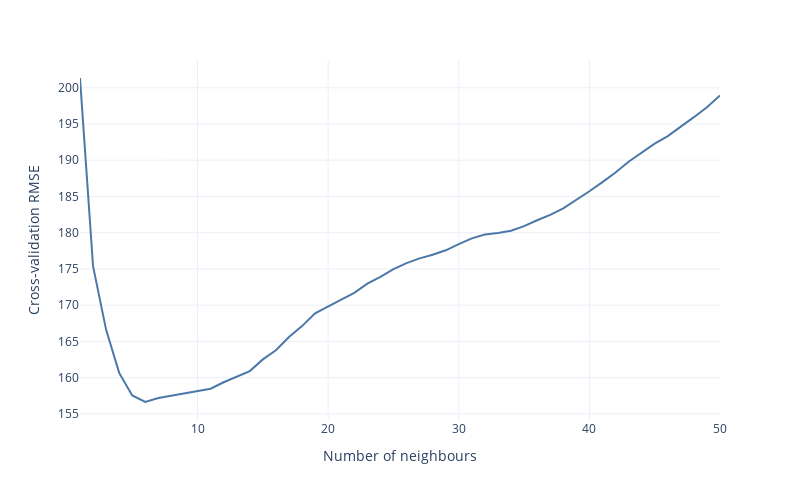

The code cell stored with this chart in its notebook:
### Markdown cell above
#### 2.2.2 Plotting the cross-validation error (Repeated K-Fold CV error)

This next cell will be slower to run.

### Code cell
# Compute the CV error for k=1 to k=50
ks=np.arange(1, 51)
cv_errors = []
for k in ks: 
    model = KNeighborsRegressor(n_neighbors= k, metric='mahalanobis', metric_params={'V': X_train.cov()}) 
    scores = cross_val_score(model, X_train, y_train, cv=rkf, scoring = 'neg_mean_squared_error')
    rmse = np.sqrt(-1*np.mean(scores))
    cv_errors.append(rmse)

# Make figure 
fig = px.line(x=ks, y=cv_errors, 
              labels={'x': 'k', 'y': 'RMSE'}, 
              template='plotly_white',
              color_discrete_sequence=px.colors.qualitative.T10)

fig.update_layout(xaxis_title='Number of neighbours', yaxis_title='Cross-validation RMSE', )
fig.update_layout(width=800, height=500)
fig.show()

### Figure 1 — Plotly figure (JSON) as saved in the notebook; plotly's stock layout.template omitted (floating-point values rounded to 4 significant figures)
{"data": [{"hovertemplate": "k=%{x}<br>RMSE=%{y}<extra></extra>", "legendgroup": "", "line": {"color": "#4C78A8", "dash": "solid"}, "mode": "lines", "name": "", "orientation": "v", "showlegend": false, "type": "scatter", "x": [1, 2, 3, 4, 5, 6, 7, 8, 9, 10, 11, 12, 13, 14, 15, 16, 17, 18, 19, 20, 21, 22, 23, 24, 25, 26, 27, 28, 29, 30, 31, 32, 33, 34, 35, 36, 37, 38, 39, 40, 41, 42, 43, 44, 45, 46, 47, 48, 49, 50], "xaxis": "x", "y": [201.4, 175.4, 166.6, 160.6, 157.5, 156.6, 157.2, 157.5, 157.8, 158.1, 158.5, 159.4, 160.1, 160.9, 162.5, 163.8, 165.6, 167.1, 168.9, 169.9, 170.8, 171.7, 173.0, 173.9, 175.0, 175.8, 176.5, 177.0, 177.6, 178.4, 179.2, 179.8, 179.9, 180.3, 180.9, 181.7, 182.5, 183.4, 184.5, 185.7, 187.0, 188.3, 189.8, 191.0, 192.3, 193.3, 194.6, 195.9, 197.3, 198.9], "yaxis": "y"}], "layout": {"height": 500, "legend": {"tracegroupgap": 0}, "margin": {"t": 60}, "width": 800, "xaxis": {"anchor": "y", "domain": [0, 1], "title": {"text": "Number of neighbours"}}, "yaxis": {"anchor": "x", "domain": [0, 1], "title": {"text": "Cross-validation RMSE"}}}}
